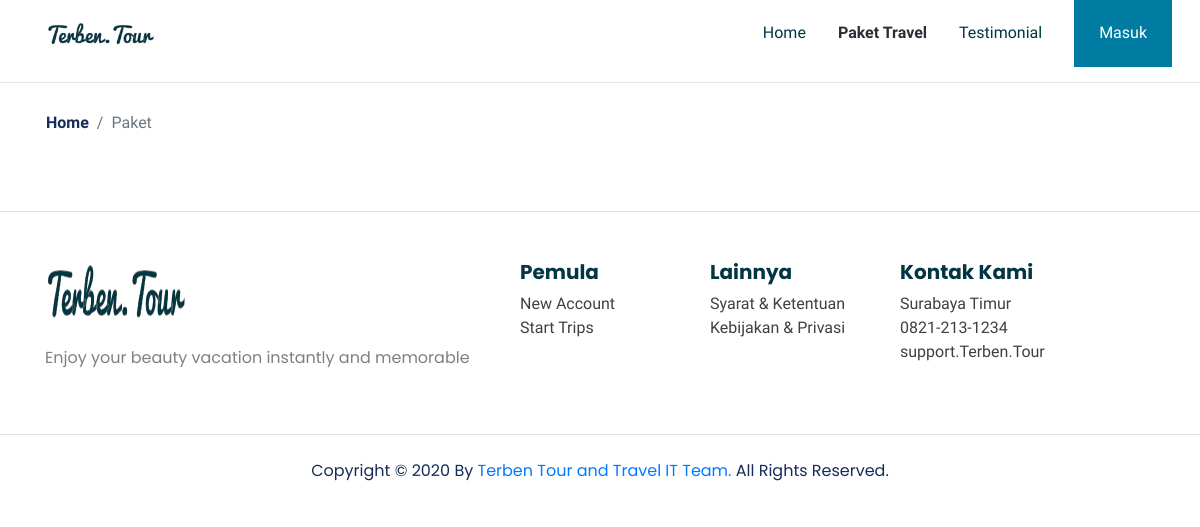
Before: /index.php/paket with the older database file.
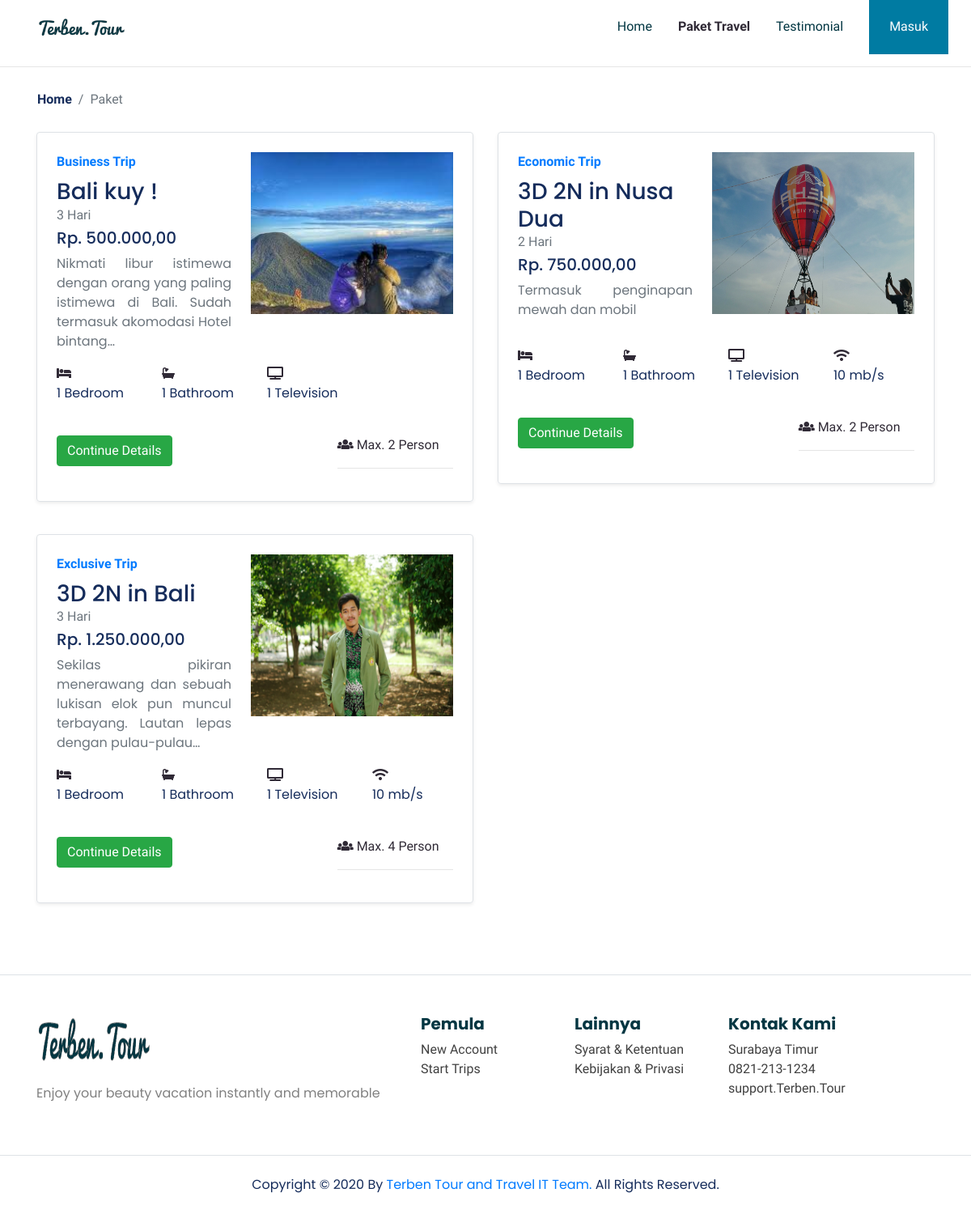
After: the same page with the newer database file.
### tables this page shows
CREATE TABLE `paket` (
  `paket_id` varchar(20) NOT NULL,
  `admin_id` int(11) NOT NULL,
  `kategori_id` int(11) NOT NULL,
  `img_paket` varchar(100) DEFAULT NULL,
  `judul` varchar(50) NOT NULL,
  `deskripsi` text NOT NULL,
  `max_person` int(10) NOT NULL,
  `durasi` varchar(50) NOT NULL,
  `harga` int(15) NOT NULL,
  `fas_bedroom` int(15) NOT NULL,
  `fas_bathroom` int(15) NOT NULL,
  `fas_tv` int(15) NOT NULL,
  `fas_inet` int(15) NOT NULL
);

### application/controllers/Paket.php (called while the page is built, shortened)
<?php
class Paket extends CI_Controller
{
    function __construct()
    {
      $this->load->model('M_Admin');
      $this->load->model('M_Kategori');
      $this->load->model('M_Paket');
    }
    function index()
    {
      $data['paket'] = $this->M_Paket->getAllPaket();
      $data['kategori'] = $this->M_Kategori->getKategori();
      $this->load->view('paket/paket',$data);
    }
}
 ?>

### index.php (called while the page is built, shortened)
<?php
require_once BASEPATH.'core/CodeIgniter.php';

### application/models/M_Paket.php (called while the page is built, shortened)
<?php
class M_Paket extends CI_Model
{
  function getAllPaket(){
		return $this->db->get('paket')->result();
	}
}
 ?>

### application/views/paket/paket.php (the view, shortened to what this page needs)
<!DOCTYPE html>
<html lang="en">
<head>
    <link rel="stylesheet" href="<?= base_url('assets\frontend\libraries\bootstrap\css\bootstrap.css') ?>">
    <link href="<?= base_url('assets\frontend\libraries\font-awesome-5\css\fontawesome-all.min.css') ?>" rel="stylesheet" media="all">
    <link rel="stylesheet" href="https://cdnjs.cloudflare.com/ajax/libs/font-awesome/4.7.0/css/font-awesome.min.css">
    <link rel="stylesheet" href="<?= base_url('assets\frontend\styles\main.css') ?>">
</head>
<body>
<?php $user_data = $this->session->userdata('user_data');  ?>
    <div class="container">
        <nav class="row navbar navbar-expand-lg navbar-light bg-white">
          <a href="<?= base_url('')  ?>" class="navbar-brand">
              <img src="<?= base_url('assets\frontend\images\Terben.Tour@2x.png')  ?>" alt="Logo TerbenTour">
          </a>
            <div class="collapse navbar-collapse" id="navM">
                <ul class="navbar-nav ml-auto mr-3">
                    <li class="nav-item mx-md-2">
                        <a href="<?= base_url('')  ?>" class="nav-link">Home</a>
                    </li>
                    <li class="nav-item mx-md-2">
                        <a href="#" class="nav-link  active">Paket Travel</a>
                    </li>
                    <li class="nav-item mx-md-2">
                        <a href="<?= base_url('Testimoni/All') ?>" class="nav-link">Testimonial</a>
                    </li>
                </ul>
                <form class="from-inline my-2 my-lg-0 d-none d-md-block">
                    <?php
                    if (null !== $user_data) { ?>
                        <div class="dropdown">
                            <button class="btn btn-login btn-navbar-right my-2 my-sm-0 px-4"  type="button" data-toggle="dropdown">
                                <?= $user_data['email'] ?>
                                <i class="fa fa-angle-down ml-2 opacity-8"></i>
                            </button>
                            <div class="dropdown-menu">
                                <a class="dropdown-item" href="<?= base_url('User/Profile');  ?>">User Account</a>
                                <a class="dropdown-item" href="<?= base_url('User/editProfile');  ?>">Setting</a>
                                <div class="dropdown-divider"></div>
                                <a class="dropdown-item" href="#" onclick="location.href='<?= base_url('Login/logout'); ?>'" type="button">Logout</a>
                            </div>
                        </div>
                    <?php } else { ?>
                        <button class="btn btn-login btn-navbar-right my-2 my-sm-0 px-4" onclick="location.href='<?= base_url('Login'); ?>'" type="button">
                            Masuk
                        </button>
                    <?php } ?>
                </form>
            </div>
        </nav>
    </div>
	<hr>
    <section class="section-details-breadcrumb">
        <div class="container">
            <div class="row ">
                <nav aria-label="breadcrumb">
                    <ol class="breadcrumb">
                        <li class="breadcrumb-item"><a href="<?= base_url('')  ?>">Home</a></li>
                        <li class="breadcrumb-item active" aria-current="page">Paket</li>
                    </ol>
                </nav>
            </div>
        </div>
    </section>
    <main>
        <section class="section-content-paket">
            <div class="container">
                <div class="row">
                  <?php foreach ($paket as $dataPaket) { ?>
                    <div class="col-lg-6 mb-3">
                        <div class="row no-gutters border rounded overflow-hidden flex-md-row mb-4 shadow-sm h-md-250 position-relative">
                            <div class="col pl-4 pt-4 d-flex flex-column position-static">
                                <strong class="d-inline-block mb-2 text-primary">
                                  <a href="<?= base_url('Paket/'.$dataPaket->kategori_id)  ?>">
                                  <?php if ($dataPaket->kategori_id == 1) {
                                    echo "Exclusive";
                                  } elseif ($dataPaket->kategori_id == 2) {
                                    echo "Business";
                                  } else {
                                    echo "Economic";
                                  } ?>
                                   Trip
                                   </a>
                                 </strong>
                                <h3 class="mb-0"><?= $dataPaket->judul  ?></h3>
                                <div class="mb-1 text-muted"><?= $dataPaket->durasi  ?> Hari</div>
                                <h5>Rp. <?= number_format($dataPaket->harga, 2, ',', '.')  ?></h5>
                                <p class="card-text mb-auto text-muted text-justify"><?= character_limiter(strip_tags($dataPaket->deskripsi),100) ?></p>
                            </div>
                            <div class="col-auto d-none d-lg-block p-4">
                                <img src="<?= base_url('/assets/frontend/images/admin/paket/'.$dataPaket->img_paket) ?>" alt="<?= $dataPaket->img_paket  ?>" style="width: 250px; height: 200px;">
                            </div>
                            <div class="col-lg-12 pl-4 pb-4 pr-4">
                                <div class="features row mt-3">
                                    <div class="col-md-3">
                                        <div class="description">
                                            <i class="fas fa-bed"></i>
                                            <p><?= $dataPaket->fas_bedroom ?> Bedroom</p>
                                        </div>
                                    </div>
                                    <div class="col-md-3 ">
                                        <div class="description">
                                            <i class="fas fa-bath"></i>
                                            <p><?= $dataPaket->fas_bathroom ?> Bathroom</p>
                                        </div>
                                    </div>
                                    <?php if ($dataPaket->fas_tv > 0) { ?>
                                      <div class="col-md-3 ">
                                          <div class="description">
                                              <i class="fas fa-tv"></i>
                                              <p><?= $dataPaket->fas_tv  ?> Television</p>
                                          </div>
                                      </div>
                                    <?php } ?>
                                    <?php if ($dataPaket->fas_inet > 0) { ?>
                                      <div class="col-md-3 ">
                                          <div class="description">
                                              <i class="fas fa-wifi"></i>
                                              <p><?= $dataPaket->fas_inet ?> mb/s</p>
                                          </div>
                                      </div>
                                    <?php } ?>
                                </div>
                                <div class="features row mt-4">
                                  <div class="col-md-8">
                                    <button class="btn btn-success" onclick="location.href='<?= base_url('Paket/Detail/'.$dataPaket->paket_id); ?>'" type="button">
                                        Continue Details
                                    </button>
                                  </div>
                                  <div class="col-md-4 order-last">
                                    <div class="description">
                                      <i class="fas fa-users"></i> Max. <?= $dataPaket->max_person?> Person
                                      <hr>
                                    </div>
                                  </div>
                                </div>
                            </div>
                        </div>
                    </div>
                  <?php } ?>
                </div>
            </div>
        </section>
	</main>
	<?php require_once APPPATH."views/layout/layout.footer.php" ?>
</body>
</html>

### application/views/layout/layout.footer.php
<footer class="section-footer mt-5 mb-2 border-top">
	<div class="container pt-5 pb-5">
		<div class="row justify-content-center">
			<div class="col-12">
				<div class="row">
					<div class="logo-right col-12 col-lg-5">
						<img src="<?= base_url('assets\frontend\images\Terben.Tour.png')  ?>" alt="" height="500" width="100">
						<p>Enjoy your beauty vacation instantly and memorable</p>
					</div>
					<div class="col-12 col-lg-2">
						<h5 class="head-span"> Pemula</h5>
						<ul class="list-unstyled text-gray-500-font-weight-light">
							<li><a class="link-footer" href="<?= base_url('Login/Register')  ?>">New Account</a></li>
							<li><a class="link-footer" href="<?= base_url('Login')  ?>">Start Trips</a></li>
						</ul>
					</div>
					<div class=" col-12 col-lg-2">
						<h5 class="head-span">Lainnya</h5>
						<ul class="list-unstyled text-gray-500-font-weight-light">
							<li><a class="link-footer" href="<?= base_url('Login/privacypolicy')  ?>">Syarat & Ketentuan</a></li>
							<li><a class="link-footer" href="<?= base_url('Login/privacypolicy')  ?>">Kebijakan & Privasi</a></li>
						</ul>
					</div>
					<div class="col-12 col-lg-2">
						<h5 class="head-span">Kontak Kami</h5>
						<ul class="list-unstyled text-gray-500-font-weight-light">
							<li><a class="link-footer" href="<?= base_url('Login/support')  ?>">Surabaya Timur</a></li>
							<li><a class="link-footer" href="<?= base_url('Login/support')  ?>">0821-213-1234</a></li>
							<li><a class="link-footer" href="<?= base_url('Login/support')  ?>">support.Terben.Tour</a></li>
						</ul>
					</div>
				</div>
			</div>
		</div>
	</div>
	<div class="container-fluid">
		<div class="row border-top justify-content-center align-items-center pt-4">
			<div class="col-auto text-gray-500-font-weight-light">
				<p>Copyright &copy; <?php echo date('Y') ?>  By <a href="http://terben-tour.pmh.web.id" title="Terben Tour and Travel">Terben Tour and Travel IT Team.</a> All Rights Reserved.</p>
			</div>
		</div>
	</div>
</footer>

### assets/frontend/styles/main.css (style rules this page uses)
body { background-color: #fff; font-family: 'Assistant', sans-serif; color: #302A36; }
.navbar-brand img { max-height: 40px; }
.navbar-light .navbar-nav .nav-link { color: #023642; }
.navbar-light .navbar-nav .nav-link.active { font-weight: bold; color: #302A36 !important; }
.btn-navbar-right { margin-top: -10px !important; margin-bottom: -10px !important; margin-right: -18px !important; height: 70px; border-radius: 0%; }
.btn-login { background-color: #007BA2; color: white; height: 67px !important; }
.section-footer .logo-right img { margin-top: -20px; height: 100px; width: 140px; margin-bottom: 6px; }
.section-footer .logo-right p { color: grey; }
.section-footer .head-span { color: #023642; font-weight: 650; }
.section-footer .link-footer { color: #404040; }
.section-details-breadcrumb .breadcrumb { background-color: transparent; }
.section-details-breadcrumb .breadcrumb .breadcrumb-item a { color: #152C5B; font-weight: 600; }
h1, h2, h3, h4, h5, span, p { color: #152C5B; font-family: 'Poppins', sans-serif; }

Changed rows visible on the page:
added paket: shows "Business", judul "Bali kuy !", durasi "3", harga "500.000,00", deskripsi "Nikmati libur istimewa dengan orang yang paling istimewa di Bali. Sudah termasuk akomodasi Hotel bintang…", img_paket (picture), fas_bedroom "1", fas_bathroom "1", fas_tv "1", max_person "2"
added paket: shows "Economic", judul "3D 2N in Nusa Dua", durasi "2", harga "750.000,00", deskripsi "Termasuk penginapan mewah dan mobil", img_paket (picture), fas_bedroom "1", fas_bathroom "1", fas_tv "1", fas_inet "10", max_person "2"
added paket: shows "Exclusive", judul "3D 2N in Bali", durasi "3", harga "1.250.000,00", deskripsi "Sekilas pikiran menerawang dan sebuah lukisan elok pun muncul terbayang. Lautan lepas dengan pulau-pulau…", img_paket (picture), fas_bedroom "1", fas_bathroom "1", fas_tv "1", fas_inet "10", max_person "4"
